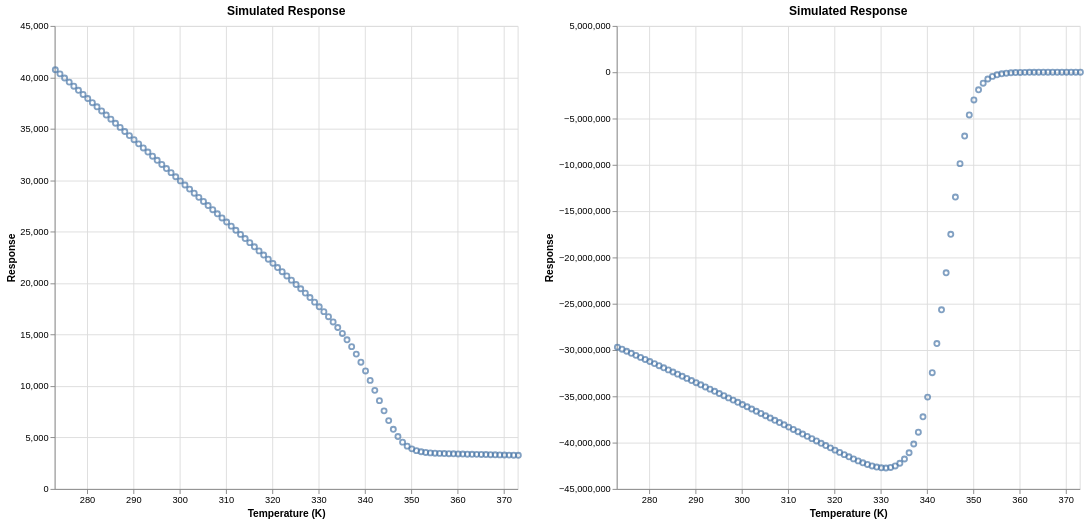

This figure's notebook cell:
### Markdown cell above
4. Plot the simulated response curve

### Code cell
chart_direct = alt.Chart(response_df).mark_point().encode(
    x=alt.X('temp', scale=alt.Scale(domain=[273, 373]), title="Temperature (K)"),
    y=alt.Y('response', scale=alt.Scale(zero=False), title="Response"),
    tooltip=['temp', 'response'],
).properties(
    height=500,
    width=500,
    title='Simulated Response',
)

chart_direct_quad = alt.Chart(response_quad_df).mark_point().encode(
    x=alt.X('temp', scale=alt.Scale(domain=[273, 373]), title="Temperature (K)"),
    y=alt.Y('response', scale=alt.Scale(zero=False), title="Response"),
    tooltip=['temp', 'response'],
).properties(
    height=500,
    width=500,
    title='Simulated Response',
)

chart_direct | chart_direct_quad

### Figure 1 — Vega-Lite specification as saved in the notebook (floating-point values rounded to 4 significant figures)
{"config": {"view": {"continuousWidth": 300, "continuousHeight": 300}}, "hconcat": [{"data": {"name": "data-82fc765a0f23a351cdba23dd019f4012"}, "mark": {"type": "point"}, "encoding": {"tooltip": [{"field": "temp", "type": "quantitative"}, {"field": "response", "type": "quantitative"}], "x": {"field": "temp", "scale": {"domain": [273, 373]}, "title": "Temperature (K)", "type": "quantitative"}, "y": {"field": "response", "scale": {"zero": false}, "title": "Response", "type": "quantitative"}}, "height": 500, "title": "Simulated Response", "width": 500}, {"data": {"name": "data-903e8c97f0817daf20be24d6ee8fb57a"}, "mark": {"type": "point"}, "encoding": {"tooltip": [{"field": "temp", "type": "quantitative"}, {"field": "response", "type": "quantitative"}], "x": {"field": "temp", "scale": {"domain": [273, 373]}, "title": "Temperature (K)", "type": "quantitative"}, "y": {"field": "response", "scale": {"zero": false}, "title": "Response", "type": "quantitative"}}, "height": 500, "title": "Simulated Response", "width": 500}], "$schema": "https://vega.github.io/schema/vega-lite/v6.1.0.json", "datasets": {"data-82fc765a0f23a351cdba23dd019f4012": [{"temp": 273.1, "response": 40740.0}, {"temp": 274.1, "response": 40340.0}, {"temp": 275.1, "response": 39940.0}, {"temp": 276.1, "response": 39540.0}, {"temp": 277.1, "response": 39140.0}, {"temp": 278.1, "response": 38740.0}, {"temp": 279.1, "response": 38340.0}, {"temp": 280.1, "response": 37940.0}, {"temp": 281.1, "response": 37540.0}, {"temp": 282.1, "response": 37140.0}, {"temp": 283.1, "response": 36740.0}, {"temp": 284.1, "response": 36340.0}, {"temp": 285.1, "response": 35940.0}, {"temp": 286.1, "response": 35540.0}, {"temp": 287.1, "response": 35140.0}, {"temp": 288.1, "response": 34740.0}, {"temp": 289.1, "response": 34340.0}, {"temp": 290.1, "response": 33940.0}, {"temp": 291.1, "response": 33540.0}, {"temp": 292.1, "response": 33140.0}, {"temp": 293.1, "response": 32740.0}, {"temp": 294.1, "response": 32340.0}, {"temp": 295.1, "response": 31940.0}, {"temp": 296.1, "response": 31540.0}, {"temp": 297.1, "response": 31140.0}, {"temp": 298.1, "response": 30740.0}, {"temp": 299.1, "response": 30340.0}, {"temp": 300.1, "response": 29940.0}, {"temp": 301.1, "response": 29540.0}, {"temp": 302.1, "response": 29140.0}, {"temp": 303.1, "response": 28740.0}, {"temp": 304.1, "response": 28340.0}, {"temp": 305.1, "response": 27940.0}, {"temp": 306.1, "response": 27540.0}, {"temp": 307.1, "response": 27140.0}, {"temp": 308.1, "response": 26740.0}, {"temp": 309.1, "response": 26340.0}, {"temp": 310.1, "response": 25940.0}, {"temp": 311.1, "response": 25540.0}, {"temp": 312.1, "response": 25140.0}, {"temp": 313.1, "response": 24740.0}, {"temp": 314.1, "response": 24340.0}, {"temp": 315.1, "response": 23940.0}, {"temp": 316.1, "response": 23530.0}, {"temp": 317.1, "response": 23130.0}, {"temp": 318.1, "response": 22730.0}, {"temp": 319.1, "response": 22330.0}, {"temp": 320.1, "response": 21920.0}, {"temp": 321.1, "response": 21520.0}, {"temp": 322.1, "response": 21110.0}, {"temp": 323.1, "response": 20700.0}, {"temp": 324.1, "response": 20290.0}, {"temp": 325.1, "response": 19880.0}, {"temp": 326.1, "response": 19460.0}, {"temp": 327.1, "response": 19030.0}, {"temp": 328.1, "response": 18600.0}, {"temp": 329.1, "response": 18160.0}, {"temp": 330.1, "response": 17700.0}, {"temp": 331.1, "response": 17230.0}, {"temp": 332.1, "response": 16740.0}, {"temp": 333.1, "response": 16230.0}, {"temp": 334.1, "response": 15690.0}, {"temp": 335.1, "response": 15110.0}, {"temp": 336.1, "response": 14490.0}, {"temp": 337.1, "response": 13830.0}, {"temp": 338.1, "response": 13100.0}, {"temp": 339.1, "response": 12320.0}, {"temp": 340.1, "response": 11460.0}, {"temp": 341.1, "response": 10550.0}, {"temp": 342.1, "response": 9580.0}, {"temp": 343.1, "response": 8581.0}, {"temp": 344.1, "response": 7586.0}, {"temp": 345.1, "response": 6641.0}, {"temp": 346.1, "response": 5797.0}, {"temp": 347.1, "response": 5092.0}, {"temp": 348.1, "response": 4548.0}, {"temp": 349.1, "response": 4157.0}, {"temp": 350.1, "response": 3893.0}, {"temp": 351.1, "response": 3722.0}, {"temp": 352.1, "response": 3614.0}, {"temp": 353.1, "response": 3547.0}, {"temp": 354.1, "response": 3503.0}, {"temp": 355.1, "response": 3473.0}, {"temp": 356.1, "response": 3452.0}, {"temp": 357.1, "response": 3436.0}, {"temp": 358.1, "response": 3423.0}, {"temp": 359.1, "response": 3411.0}, {"temp": 360.1, "response": 3400.0}, {"temp": 361.1, "response": 3389.0}, {"temp": 362.1, "response": 3379.0}, {"temp": 363.1, "response": 3369.0}, {"temp": 364.1, "response": 3359.0}, {"temp": 365.1, "response": 3349.0}, {"temp": 366.1, "response": 3339.0}, {"temp": 367.1, "response": 3328.0}, {"temp": 368.1, "response": 3318.0}, {"temp": 369.1, "response": 3308.0}, {"temp": 370.1, "response": 3298.0}, {"temp": 371.1, "response": 3288.0}, {"temp": 372.1, "response": 3278.0}, {"temp": 373.1, "response": 3268.0}], "data-903e8c97f0817daf20be24d6ee8fb57a": [{"temp": 273.1, "response": -29690000.0}, {"temp": 274.1, "response": -29910000.0}, {"temp": 275.1, "response": -30130000.0}, {"temp": 276.1, "response": -30350000.0}, {"temp": 277.1, "response": -30570000.0}, {"temp": 278.1, "response": -30800000.0}, {"temp": 279.1, "response": -31020000.0}, {"temp": 280.1, "response": -31240000.0}, {"temp": 281.1, "response": -31470000.0}, {"temp": 282.1, "response": -31690000.0}, {"temp": 283.1, "response": -31920000.0}, {"temp": 284.1, "response": -32150000.0}, {"temp": 285.1, "response": -32370000.0}, {"temp": 286.1, "response": -32600000.0}, {"temp": 287.1, "response": -32830000.0}, {"temp": 288.1, "response": -33060000.0}, {"temp": 289.1, "response": -33290000.0}, {"temp": 290.1, "response": -33520000.0}, {"temp": 291.1, "response": -33760000.0}, {"temp": 292.1, "response": -33990000.0}, {"temp": 293.1, "response": -34220000.0}, {"temp": 294.1, "response": -34460000.0}, {"temp": 295.1, "response": -34700000.0}, {"temp": 296.1, "response": -34930000.0}, {"temp": 297.1, "response": -35170000.0}, {"temp": 298.1, "response": -35410000.0}, {"temp": 299.1, "response": -35650000.0}, {"temp": 300.1, "response": -35890000.0}, {"temp": 301.1, "response": -36130000.0}, {"temp": 302.1, "response": -36370000.0}, {"temp": 303.1, "response": -36610000.0}, {"temp": 304.1, "response": -36850000.0}, {"temp": 305.1, "response": -37100000.0}, {"temp": 306.1, "response": -37340000.0}, {"temp": 307.1, "response": -37590000.0}, {"temp": 308.1, "response": -37830000.0}, {"temp": 309.1, "response": -38080000.0}, {"temp": 310.1, "response": -38330000.0}, {"temp": 311.1, "response": -38570000.0}, {"temp": 312.1, "response": -38820000.0}, {"temp": 313.1, "response": -39070000.0}, {"temp": 314.1, "response": -39320000.0}, {"temp": 315.1, "response": -39570000.0}, {"temp": 316.1, "response": -39820000.0}, {"temp": 317.1, "response": -40070000.0}, {"temp": 318.1, "response": -40320000.0}, {"temp": 319.1, "response": -40570000.0}, {"temp": 320.1, "response": -40810000.0}, {"temp": 321.1, "response": -41060000.0}, {"temp": 322.1, "response": -41300000.0}, {"temp": 323.1, "response": -41530000.0}, {"temp": 324.1, "response": -41760000.0}, {"temp": 325.1, "response": -41970000.0}, {"temp": 326.1, "response": -42180000.0}, {"temp": 327.1, "response": -42360000.0}, {"temp": 328.1, "response": -42520000.0}, {"temp": 329.1, "response": -42640000.0}, {"temp": 330.1, "response": -42720000.0}, {"temp": 331.1, "response": -42740000.0}, {"temp": 332.1, "response": -42680000.0}, {"temp": 333.1, "response": -42520000.0}, {"temp": 334.1, "response": -42230000.0}, {"temp": 335.1, "response": -41770000.0}, {"temp": 336.1, "response": -41090000.0}, {"temp": 337.1, "response": -40150000.0}, {"temp": 338.1, "response": -38880000.0}, {"temp": 339.1, "response": -37210000.0}, {"temp": 340.1, "response": -35080000.0}, {"temp": 341.1, "response": -32450000.0}, {"temp": 342.1, "response": -29300000.0}, {"temp": 343.1, "response": -25660000.0}, {"temp": 344.1, "response": -21660000.0}, {"temp": 345.1, "response": -17510000.0}, {"temp": 346.1, "response": -13480000.0}, {"temp": 347.1, "response": -9871000.0}, {"temp": 348.1, "response": -6889000.0}, {"temp": 349.1, "response": -4614000.0}, {"temp": 350.1, "response": -2992000.0}, {"temp": 351.1, "response": -1896000.0}, {"temp": 352.1, "response": -1184000.0}, {"temp": 353.1, "response": -732500.0}, {"temp": 354.1, "response": -450700.0}, {"temp": 355.1, "response": -276300.0}, {"temp": 356.1, "response": -168900.0}, {"temp": 357.1, "response": -102800.0}, {"temp": 358.1, "response": -62220.0}, {"temp": 359.1, "response": -37220.0}, {"temp": 360.1, "response": -21810.0}, {"temp": 361.1, "response": -12290.0}, {"temp": 362.1, "response": -6396.0}, {"temp": 363.1, "response": -2741.0}, {"temp": 364.1, "response": -470.0}, {"temp": 365.1, "response": 943.2}, {"temp": 366.1, "response": 1824.0}, {"temp": 367.1, "response": 2372.0}, {"temp": 368.1, "response": 2713.0}, {"temp": 369.1, "response": 2924.0}, {"temp": 370.1, "response": 3054.0}, {"temp": 371.1, "response": 3133.0}, {"temp": 372.1, "response": 3179.0}, {"temp": 373.1, "response": 3205.0}]}}
